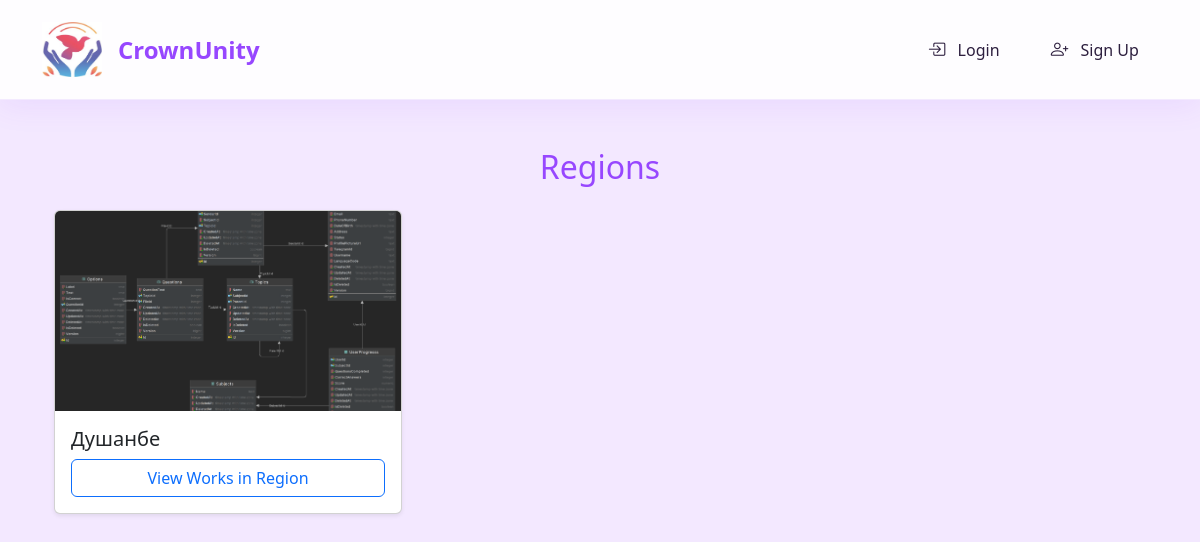
The app's page /regions/ with its own data.
### gender/models.py (models this page shows, shortened)
class Region(models.Model):
    name = models.CharField(max_length=50)
    image = models.ImageField(upload_to="static/images/region", null=True, blank=True)

### gender/views.py (the view)
# urls.py: path('regions/', RegionListView.as_view(), name='region_list'),
class RegionListView(ListView):
    model = Region
    template_name = 'gender/region_list.html'
    context_object_name = 'regions'

### gender/templates/gender/region_list.html (shortened to what this page needs)
{% extends 'gender/base.html' %}
{% load django_bootstrap5 %}
{% block content %}
<div class="container mt-5">
    <div class="row">
        <div class="col-12">
            <h2 class="mb-4 text-center" style="color: var(--primary-purple);">Regions</h2>
        </div>
    </div>
    <div class="row g-4">
        {% for region in regions %}
        <div class="col-md-4">
            <div class="card h-100 shadow-sm">
                {% if region.image %}
                <img src="{{ region.image.url }}" class="card-img-top" alt="{{ region.name }}" style="height: 200px; object-fit: cover;">
                {% else %}
                <div class="bg-light" style="height: 200px; display: flex; align-items: center; justify-content: center;">
                    <i class="bi bi-geo-alt" style="font-size: 3rem; color: var(--secondary-purple);"></i>
                </div>
                {% endif %}
                <div class="card-body">
                    <h5 class="card-title">{{ region.name }}</h5>
                    <a href="{% url 'work_list' %}?region={{ region.id }}" class="btn btn-outline-primary w-100">View Works in Region</a>
                </div>
            </div>
        </div>
        {% empty %}
        <div class="col-12 text-center">
            <p>No regions available.</p>
        </div>
        {% endfor %}
    </div>
</div>
{% endblock %}

### gender/templates/gender/base.html (style rules this page uses)
:root { --primary-purple: #9747FF; --secondary-purple: #B07CFF; --light-purple: #F3E8FF; --accent-pink: #FF69B4; --text-dark: #2D1F3F; }
body { font-family: 'Segoe UI', system-ui, -apple-system, sans-serif; background-color: var(--light-purple); min-height: 100vh; top: 0 !important; }

### records on screen
Region: image (picture), name "Душанбе"
